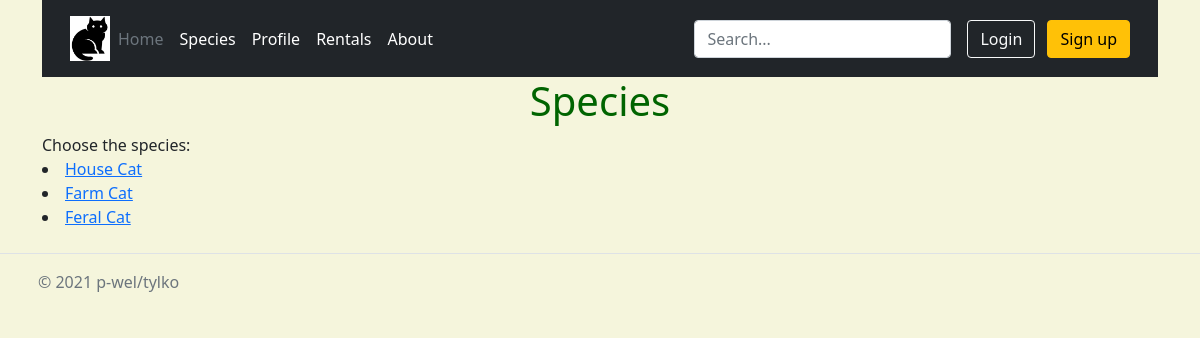
/species/, run on an earlier commit of the app's database.
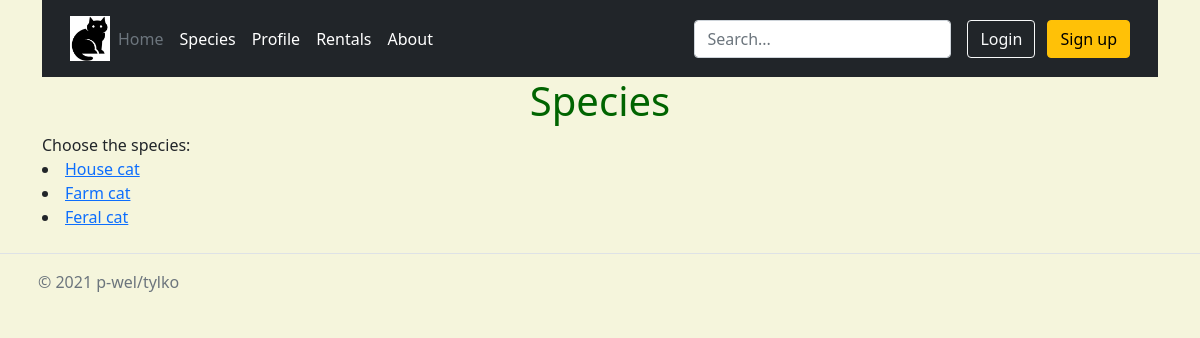
And on a later commit of the database.
### cats/models.py (models this page shows, shortened)
class Species(models.Model):
    name = models.CharField(max_length=50)
    description = models.TextField(default=None, blank=True)

### cats/views.py (the view)
# urls.py: path('species/', species_list, name="species"),
def species_list(request):
    species = Species.objects.all()
    context = {'species_list': species}
    return render(request, 'cats/species.html', context)

### cats/templates/cats/species.html (shortened to what this page needs)
<head>
</head>
{% extends 'base.html' %}
{% block content %}
    <h1>Species</h1>
    Choose the species:
        {% for species in species_list %}
            <li><a href="{% url 'cats:list' species.id %}">{{ species.name }}</a></li>
        {% endfor %}
{% endblock %}

What changed in the data, as far as the page shows it:
changed Species: name "House Cat" → "House cat"
changed Species: name "Farm Cat" → "Farm cat"
changed Species: name "Feral Cat" → "Feral cat"
